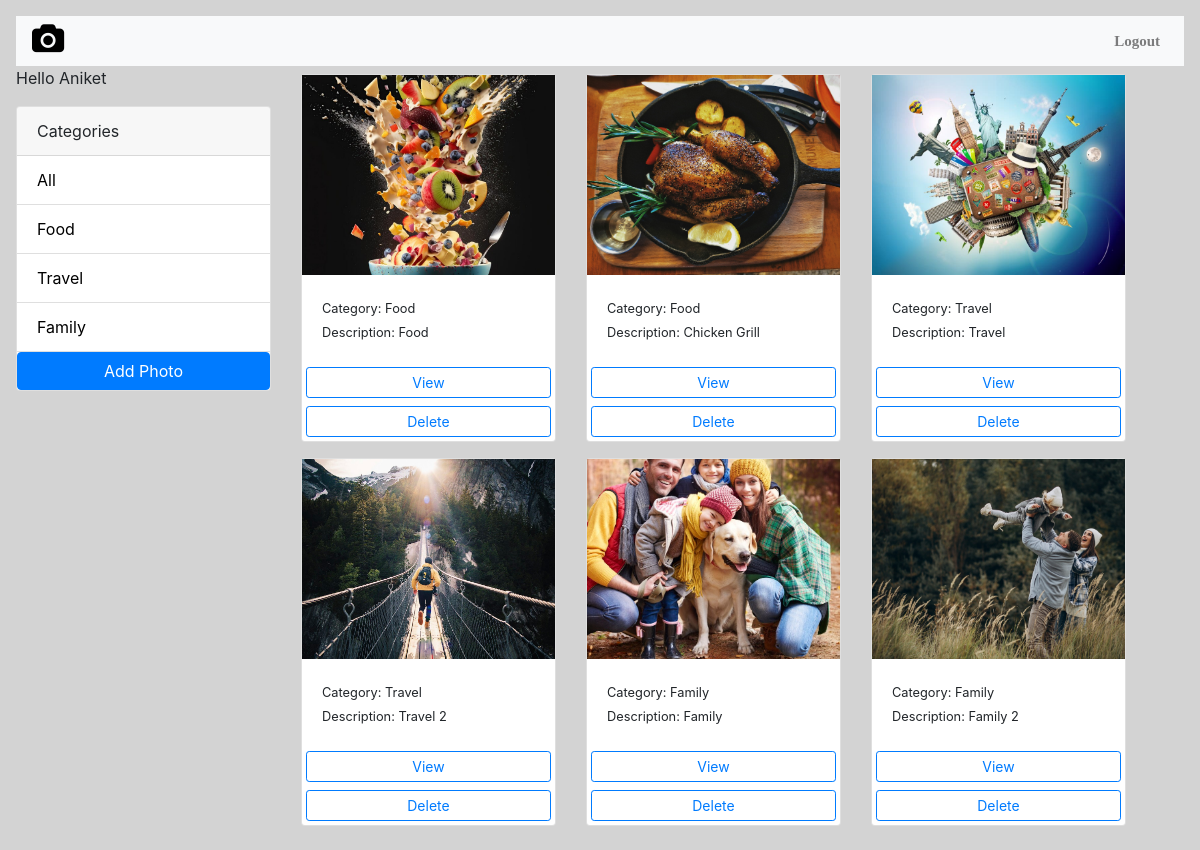
The app's page /gallery/ (signed in) with its own data.
### Photo_Album_Application/models.py (models this page shows, shortened)
class Category(models.Model):
    class Meta:
        verbose_name = 'Category'
        verbose_name_plural = 'Categories'
    user = models.ForeignKey(
        User, on_delete=models.SET_NULL, null=True, blank=True)
    name = models.CharField(max_length=100, null=False, blank=False)

class Photo(models.Model):
    class Meta:
        verbose_name = 'Photo'
        verbose_name_plural = 'Photos'
    category = models.ForeignKey(
        Category, on_delete=models.SET_NULL, null=True, blank=True)
    image = models.ImageField(null=False, blank=False)
    description = models.TextField()

### Photo_Album_Application/views.py (the view)
# urls.py: path('gallery/', views.gallery, name='gallery'),
def gallery(request):
    user = request.user
    print(user, " gallery")
    category = request.GET.get('category')
    if category == None:
        photos = Photo.objects.filter(category__user=user)
    else:
        photos = Photo.objects.filter(
            category__name=category, category__user=user)
    categories = Category.objects.filter(user=user)
    context = {'categories': categories, 'photos': photos}
    return render(request, 'gallery.html', context)

### Photo_Album_Application/templates/gallery.html (shortened to what this page needs)
<!DOCTYPE html>
<html lang="en">
<head>
    <link href="https://stackpath.bootstrapcdn.com/bootstrap/4.5.2/css/bootstrap.min.css" rel="stylesheet">
    <link rel="stylesheet" href="https://cdnjs.cloudflare.com/ajax/libs/font-awesome/4.7.0/css/font-awesome.min.css">
    <link href="https://stackpath.bootstrapcdn.com/bootstrap/4.5.2/css/bootstrap.min.css" rel="stylesheet">
    <link rel="stylesheet" href="https://cdnjs.cloudflare.com/ajax/libs/font-awesome/4.7.0/css/font-awesome.min.css">
    {% load static %}
</head>
<body>
    <nav class="navbar navbar-expand-lg navbar-light bg-light">
        <a class="navbar-brand" href=""><i class="fa fa-camera" style="font-size:30px;color:black"></i></a>
        <div class="collapse navbar-collapse" id="navbarNav">
            <ul class="navbar-nav ml-auto">
                <li class="nav-item active">
                <li class="nav-item">
                    <a class="nav-link" href="{% url 'home'%}"><b>Logout</b></a>
                </li>
            </ul>
        </div>
    </nav>
    <body class="m-3">
    <div class="container">
        <div class="row">
            <div class="col-md-3">
                {% if request.user.is_authenticated %}
                <p>Hello {{request.user}}</p>
                {% endif %}
                <div class="card my-3">
                    <div class="card-header">
                        Categories
                    </div>
                    <ul class="list-group list-group-flush">
                        <li class="list-group-item">
                            <a href="{% url 'gallery' %}">All</a>
                        </li>
                        {% for category in categories %}
                        <li class=" list-group-item">
                            <a href="{% url 'gallery' %}?category={{category.name}}">
                                {{category.name}}
                            </a>
                        </li>
                        {% endfor %}
                        <a href="{% url 'add' %}" class="btn btn-primary btn-block ">Add Photo</a>
                    </ul>
                </div>
            </div>
            <div class="col-md-9">
                <div class="row">
                    {% for photo in photos %}
                    <div class="col-md-4">
                        <div class="card my-2">
                            <img class="image-thumbail" src="{{photo.image.url}}" alt="Card image cap">
                            <div class="card-body">
                                <small>Category: {{photo.category.name}}</small>
                                <br>
                                <small>Description: {{photo.description}}</small>
                            </div>
                            <a href="{% url 'photo' photo.id %}" class="btn btn-outline-primary btn-sm m-1">View</a>
                            <a class="btn btn-outline-primary btn-sm m-1" onclick ="delete_photo({{photo.id}})">Delete</a>
                        </div>
                    </div>
                    {% empty %}
                    <h3>No photos</h3>
                    {% endfor %}
                </div>
            </div>
        </div>
    </div>
</body>
<link rel='stylesheet' href='https://cdn.jsdelivr.net/npm/sweetalert2@7.12.15/dist/sweetalert2.min.css'></link>
</html>

### Photo_Album_Application/templates/gallery.html (style rules this page uses)
.image-thumbail { height: 200px; object-fit: cover; }
.list-group-item a { text-decoration: none; color: black; }
.navbar { font-family: Times, serif, Arial Black; font-size: 15px; background-color: grey; height: 60px; text-align: center; text-decoration: none; }
.navbar { font-family: Georgia, serif, Arial Black; font-size: 15px; background-color: black; height: 50px; text-align: center; text-decoration: none; }
body { background-color: lightgrey; }
.container { margin-left: -15px; }

### records on screen
Category: name "Food"
Category: name "Travel"
Category: name "Family"
Photo: image (picture), category.name "Food", description "Food"
Photo: image (picture), category.name "Food", description "Chicken Grill"
Photo: image (picture), category.name "Travel", description "Travel"
Photo: image (picture), category.name "Travel", description "Travel 2"
Photo: image (picture), category.name "Family", description "Family"
Photo: image (picture), category.name "Family", description "Family 2"

### other values on screen
{{ request.user }} "Aniket"
